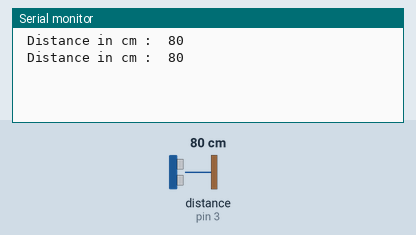
This sketch was run on a simulated Arduino Uno, built with avr-gcc and run on an emulated ATmega328P. Parts: the last lines printed to the serial monitor. Wiring (inferred from the names in the program): ultrasonic range finder: trigger pin 2; echo pin 3. Inputs (shaded band) come from the test bench; at power-on: distance to the obstacle (sensor on pin 3) 80 cm. The echo pulse lasts 58.3 µs per cm.

Above: at 1.8 s.
1.9 s: distance to the obstacle (sensor on pin 3) set to 2 cm
At 2.5 s:
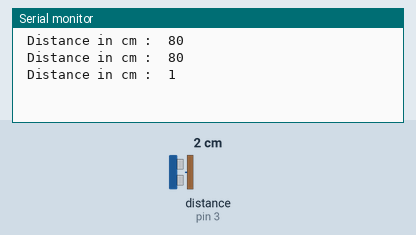
3.4 s: distance to the obstacle (sensor on pin 3) set to 4 cm
At 4.8 s:
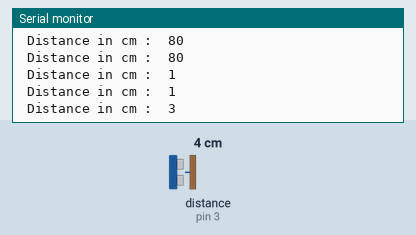
Timing chart, 0 to 6.4 s (numbered marks = the images above; inputs shaded):
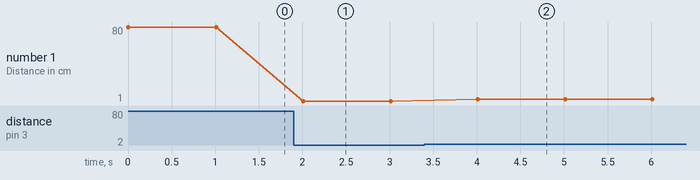

The sketch:

MeasuringDistanceUsingUltrasonicSensorInterfacedWithArduino.ino
```cpp
int trig = 2 ;
int echo = 3 ;
long distance ;
long duration;


void setup(){
  pinMode(trig,OUTPUT);
  pinMode(echo,INPUT);
  digitalWrite(trig,LOW);
  Serial.begin(9600);
}


void loop(){

  digitalWrite(trig,HIGH);
  delayMicroseconds(10);
  digitalWrite(trig,LOW);

  duration = pulseIn(echo,HIGH);

  distance = duration / 58 ;  // Because of delayMiroseconds(10) the duration is divided by 58 .

   Serial.print(" Distance in cm :  " );
   Serial.println(distance);
   delay(1000);

}
```

Measured:
- after the input at 1.9 s, the serial monitor: prints a new line after 0.11 s (image 1)
- after the input at 3.4 s, the serial monitor: prints a new line after 0.61 s (image 2)
- plotted number 1: 80 → 1 after the input at 1.9 s, 1 → 3 after the input at 3.4 s
